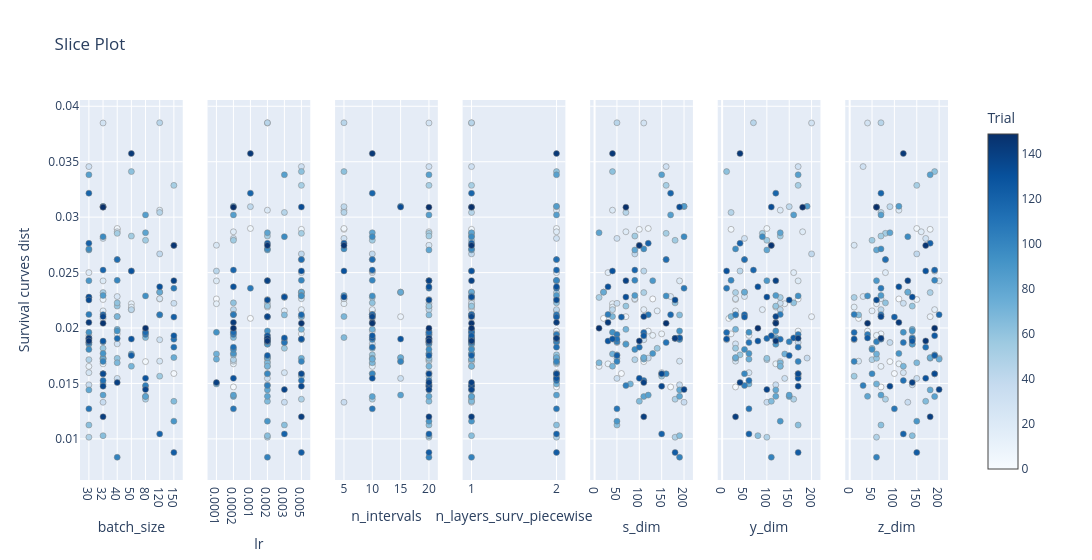
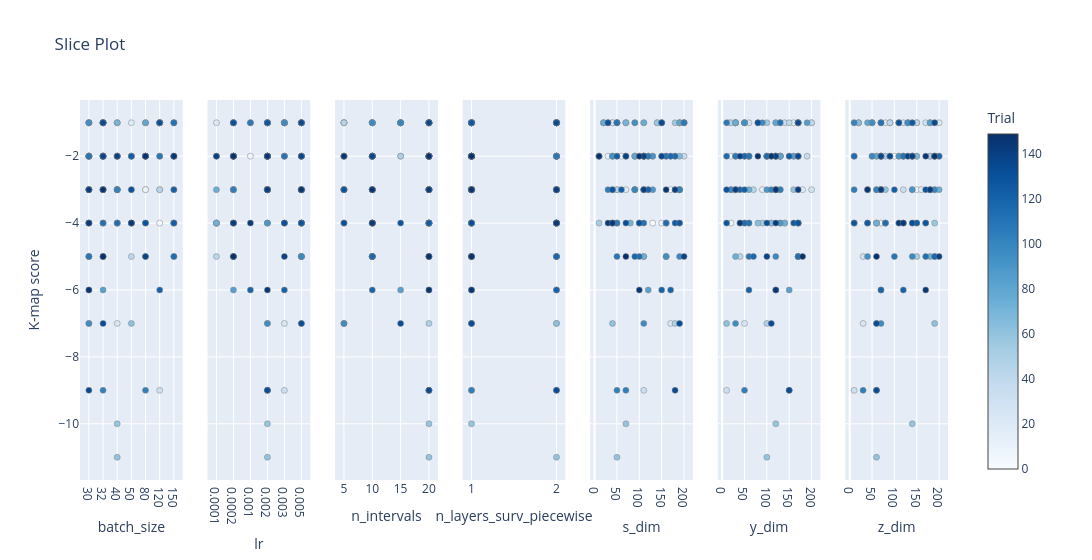

The notebook cell these images were saved under, in order:
### Code cell
for i in range(len(names_objs)):
    plot_slice(study, target=lambda t: t.values[i], target_name=names_objs[i]).show() # individual parameter effects

### Figure 1 — Plotly figure (JSON) as saved in the notebook; plotly's stock layout.template omitted (floating-point values rounded to 4 significant figures; data arrays with more than 128 entries replaced by an {"elided": "..."} marker saying what was removed)
{"data": [{"marker": {"color": {"elided": "150 int values"}, "colorbar": {"title": {"text": "Trial"}, "x": 1, "xpad": 40}, "colorscale": [[0, "rgb(247,251,255)"], [0.125, "rgb(222,235,247)"], [0.25, "rgb(198,219,239)"], [0.375, "rgb(158,202,225)"], [0.5, "rgb(107,174,214)"], [0.625, "rgb(66,146,198)"], [0.75, "rgb(33,113,181)"], [0.875, "rgb(8,81,156)"], [1, "rgb(8,48,107)"]], "line": {"color": "Grey", "width": 0.5}, "showscale": true}, "mode": "markers", "name": "Feasible Trial", "showlegend": false, "type": "scatter", "x": {"elided": "150 int values"}, "xaxis": "x", "y": {"elided": "150 float values"}, "yaxis": "y"}, {"marker": {"color": {"elided": "150 int values"}, "colorbar": {"title": {"text": "Trial"}, "x": 1, "xpad": 40}, "colorscale": [[0, "rgb(247,251,255)"], [0.125, "rgb(222,235,247)"], [0.25, "rgb(198,219,239)"], [0.375, "rgb(158,202,225)"], [0.5, "rgb(107,174,214)"], [0.625, "rgb(66,146,198)"], [0.75, "rgb(33,113,181)"], [0.875, "rgb(8,81,156)"], [1, "rgb(8,48,107)"]], "line": {"color": "Grey", "width": 0.5}, "showscale": false}, "mode": "markers", "name": "Feasible Trial", "showlegend": false, "type": "scatter", "x": {"elided": "150 float values"}, "xaxis": "x2", "y": {"elided": "150 float values"}, "yaxis": "y2"}, {"marker": {"color": {"elided": "150 int values"}, "colorbar": {"title": {"text": "Trial"}, "x": 1, "xpad": 40}, "colorscale": [[0, "rgb(247,251,255)"], [0.125, "rgb(222,235,247)"], [0.25, "rgb(198,219,239)"], [0.375, "rgb(158,202,225)"], [0.5, "rgb(107,174,214)"], [0.625, "rgb(66,146,198)"], [0.75, "rgb(33,113,181)"], [0.875, "rgb(8,81,156)"], [1, "rgb(8,48,107)"]], "line": {"color": "Grey", "width": 0.5}, "showscale": false}, "mode": "markers", "name": "Feasible Trial", "showlegend": false, "type": "scatter", "x": {"elided": "150 int values"}, "xaxis": "x3", "y": {"elided": "150 float values"}, "yaxis": "y3"}, {"marker": {"color": {"elided": "150 int values"}, "colorbar": {"title": {"text": "Trial"}, "x": 1, "xpad": 40}, "colorscale": [[0, "rgb(247,251,255)"], [0.125, "rgb(222,235,247)"], [0.25, "rgb(198,219,239)"], [0.375, "rgb(158,202,225)"], [0.5, "rgb(107,174,214)"], [0.625, "rgb(66,146,198)"], [0.75, "rgb(33,113,181)"], [0.875, "rgb(8,81,156)"], [1, "rgb(8,48,107)"]], "line": {"color": "Grey", "width": 0.5}, "showscale": false}, "mode": "markers", "name": "Feasible Trial", "showlegend": false, "type": "scatter", "x": {"elided": "150 int values"}, "xaxis": "x4", "y": {"elided": "150 float values"}, "yaxis": "y4"}, {"marker": {"color": {"elided": "150 int values"}, "colorbar": {"title": {"text": "Trial"}, "x": 1, "xpad": 40}, "colorscale": [[0, "rgb(247,251,255)"], [0.125, "rgb(222,235,247)"], [0.25, "rgb(198,219,239)"], [0.375, "rgb(158,202,225)"], [0.5, "rgb(107,174,214)"], [0.625, "rgb(66,146,198)"], [0.75, "rgb(33,113,181)"], [0.875, "rgb(8,81,156)"], [1, "rgb(8,48,107)"]], "line": {"color": "Grey", "width": 0.5}, "showscale": false}, "mode": "markers", "name": "Feasible Trial", "showlegend": false, "type": "scatter", "x": {"elided": "150 int values"}, "xaxis": "x5", "y": {"elided": "150 float values"}, "yaxis": "y5"}, {"marker": {"color": {"elided": "150 int values"}, "colorbar": {"title": {"text": "Trial"}, "x": 1, "xpad": 40}, "colorscale": [[0, "rgb(247,251,255)"], [0.125, "rgb(222,235,247)"], [0.25, "rgb(198,219,239)"], [0.375, "rgb(158,202,225)"], [0.5, "rgb(107,174,214)"], [0.625, "rgb(66,146,198)"], [0.75, "rgb(33,113,181)"], [0.875, "rgb(8,81,156)"], [1, "rgb(8,48,107)"]], "line": {"color": "Grey", "width": 0.5}, "showscale": false}, "mode": "markers", "name": "Feasible Trial", "showlegend": false, "type": "scatter", "x": {"elided": "150 int values"}, "xaxis": "x6", "y": {"elided": "150 float values"}, "yaxis": "y6"}, {"marker": {"color": {"elided": "150 int values"}, "colorbar": {"title": {"text": "Trial"}, "x": 1, "xpad": 40}, "colorscale": [[0, "rgb(247,251,255)"], [0.125, "rgb(222,235,247)"], [0.25, "rgb(198,219,239)"], [0.375, "rgb(158,202,225)"], [0.5, "rgb(107,174,214)"], [0.625, "rgb(66,146,198)"], [0.75, "rgb(33,113,181)"], [0.875, "rgb(8,81,156)"], [1, "rgb(8,48,107)"]], "line": {"color": "Grey", "width": 0.5}, "showscale": false}, "mode": "markers", "name": "Feasible Trial", "showlegend": false, "type": "scatter", "x": {"elided": "150 int values"}, "xaxis": "x7", "y": {"elided": "150 float values"}, "yaxis": "y7"}], "layout": {"title": {"text": "Slice Plot"}, "width": 2100, "xaxis": {"anchor": "y", "categoryarray": [30, 32, 40, 50, 80, 120, 150], "categoryorder": "array", "domain": [0, 0.1184], "title": {"text": "batch_size"}, "type": "category"}, "xaxis2": {"anchor": "y2", "categoryarray": [0.0001, 0.0002, 0.001, 0.002, 0.003, 0.005], "categoryorder": "array", "domain": [0.1469, 0.2653], "title": {"text": "lr"}, "type": "category"}, "xaxis3": {"anchor": "y3", "categoryarray": [5, 10, 15, 20], "categoryorder": "array", "domain": [0.2939, 0.4122], "title": {"text": "n_intervals"}, "type": "category"}, "xaxis4": {"anchor": "y4", "categoryarray": [1, 2], "categoryorder": "array", "domain": [0.4408, 0.5592], "title": {"text": "n_layers_surv_piecewise"}, "type": "category"}, "xaxis5": {"anchor": "y5", "domain": [0.5878, 0.7061], "title": {"text": "s_dim"}}, "xaxis6": {"anchor": "y6", "domain": [0.7347, 0.8531], "title": {"text": "y_dim"}}, "xaxis7": {"anchor": "y7", "domain": [0.8816, 1.0], "title": {"text": "z_dim"}}, "yaxis": {"anchor": "x", "domain": [0, 1], "title": {"text": "Survival curves dist"}}, "yaxis2": {"anchor": "x2", "domain": [0, 1], "matches": "y", "showticklabels": false}, "yaxis3": {"anchor": "x3", "domain": [0, 1], "matches": "y", "showticklabels": false}, "yaxis4": {"anchor": "x4", "domain": [0, 1], "matches": "y", "showticklabels": false}, "yaxis5": {"anchor": "x5", "domain": [0, 1], "matches": "y", "showticklabels": false}, "yaxis6": {"anchor": "x6", "domain": [0, 1], "matches": "y", "showticklabels": false}, "yaxis7": {"anchor": "x7", "domain": [0, 1], "matches": "y", "showticklabels": false}}}

### Figure 2 — Plotly figure (JSON) as saved in the notebook; plotly's stock layout.template omitted (floating-point values rounded to 4 significant figures; data arrays with more than 128 entries replaced by an {"elided": "..."} marker saying what was removed)
{"data": [{"marker": {"color": {"elided": "150 int values"}, "colorbar": {"title": {"text": "Trial"}, "x": 1, "xpad": 40}, "colorscale": [[0, "rgb(247,251,255)"], [0.125, "rgb(222,235,247)"], [0.25, "rgb(198,219,239)"], [0.375, "rgb(158,202,225)"], [0.5, "rgb(107,174,214)"], [0.625, "rgb(66,146,198)"], [0.75, "rgb(33,113,181)"], [0.875, "rgb(8,81,156)"], [1, "rgb(8,48,107)"]], "line": {"color": "Grey", "width": 0.5}, "showscale": true}, "mode": "markers", "name": "Feasible Trial", "showlegend": false, "type": "scatter", "x": {"elided": "150 int values"}, "xaxis": "x", "y": {"elided": "150 int values"}, "yaxis": "y"}, {"marker": {"color": {"elided": "150 int values"}, "colorbar": {"title": {"text": "Trial"}, "x": 1, "xpad": 40}, "colorscale": [[0, "rgb(247,251,255)"], [0.125, "rgb(222,235,247)"], [0.25, "rgb(198,219,239)"], [0.375, "rgb(158,202,225)"], [0.5, "rgb(107,174,214)"], [0.625, "rgb(66,146,198)"], [0.75, "rgb(33,113,181)"], [0.875, "rgb(8,81,156)"], [1, "rgb(8,48,107)"]], "line": {"color": "Grey", "width": 0.5}, "showscale": false}, "mode": "markers", "name": "Feasible Trial", "showlegend": false, "type": "scatter", "x": {"elided": "150 float values"}, "xaxis": "x2", "y": {"elided": "150 int values"}, "yaxis": "y2"}, {"marker": {"color": {"elided": "150 int values"}, "colorbar": {"title": {"text": "Trial"}, "x": 1, "xpad": 40}, "colorscale": [[0, "rgb(247,251,255)"], [0.125, "rgb(222,235,247)"], [0.25, "rgb(198,219,239)"], [0.375, "rgb(158,202,225)"], [0.5, "rgb(107,174,214)"], [0.625, "rgb(66,146,198)"], [0.75, "rgb(33,113,181)"], [0.875, "rgb(8,81,156)"], [1, "rgb(8,48,107)"]], "line": {"color": "Grey", "width": 0.5}, "showscale": false}, "mode": "markers", "name": "Feasible Trial", "showlegend": false, "type": "scatter", "x": {"elided": "150 int values"}, "xaxis": "x3", "y": {"elided": "150 int values"}, "yaxis": "y3"}, {"marker": {"color": {"elided": "150 int values"}, "colorbar": {"title": {"text": "Trial"}, "x": 1, "xpad": 40}, "colorscale": [[0, "rgb(247,251,255)"], [0.125, "rgb(222,235,247)"], [0.25, "rgb(198,219,239)"], [0.375, "rgb(158,202,225)"], [0.5, "rgb(107,174,214)"], [0.625, "rgb(66,146,198)"], [0.75, "rgb(33,113,181)"], [0.875, "rgb(8,81,156)"], [1, "rgb(8,48,107)"]], "line": {"color": "Grey", "width": 0.5}, "showscale": false}, "mode": "markers", "name": "Feasible Trial", "showlegend": false, "type": "scatter", "x": {"elided": "150 int values"}, "xaxis": "x4", "y": {"elided": "150 int values"}, "yaxis": "y4"}, {"marker": {"color": {"elided": "150 int values"}, "colorbar": {"title": {"text": "Trial"}, "x": 1, "xpad": 40}, "colorscale": [[0, "rgb(247,251,255)"], [0.125, "rgb(222,235,247)"], [0.25, "rgb(198,219,239)"], [0.375, "rgb(158,202,225)"], [0.5, "rgb(107,174,214)"], [0.625, "rgb(66,146,198)"], [0.75, "rgb(33,113,181)"], [0.875, "rgb(8,81,156)"], [1, "rgb(8,48,107)"]], "line": {"color": "Grey", "width": 0.5}, "showscale": false}, "mode": "markers", "name": "Feasible Trial", "showlegend": false, "type": "scatter", "x": {"elided": "150 int values"}, "xaxis": "x5", "y": {"elided": "150 int values"}, "yaxis": "y5"}, {"marker": {"color": {"elided": "150 int values"}, "colorbar": {"title": {"text": "Trial"}, "x": 1, "xpad": 40}, "colorscale": [[0, "rgb(247,251,255)"], [0.125, "rgb(222,235,247)"], [0.25, "rgb(198,219,239)"], [0.375, "rgb(158,202,225)"], [0.5, "rgb(107,174,214)"], [0.625, "rgb(66,146,198)"], [0.75, "rgb(33,113,181)"], [0.875, "rgb(8,81,156)"], [1, "rgb(8,48,107)"]], "line": {"color": "Grey", "width": 0.5}, "showscale": false}, "mode": "markers", "name": "Feasible Trial", "showlegend": false, "type": "scatter", "x": {"elided": "150 int values"}, "xaxis": "x6", "y": {"elided": "150 int values"}, "yaxis": "y6"}, {"marker": {"color": {"elided": "150 int values"}, "colorbar": {"title": {"text": "Trial"}, "x": 1, "xpad": 40}, "colorscale": [[0, "rgb(247,251,255)"], [0.125, "rgb(222,235,247)"], [0.25, "rgb(198,219,239)"], [0.375, "rgb(158,202,225)"], [0.5, "rgb(107,174,214)"], [0.625, "rgb(66,146,198)"], [0.75, "rgb(33,113,181)"], [0.875, "rgb(8,81,156)"], [1, "rgb(8,48,107)"]], "line": {"color": "Grey", "width": 0.5}, "showscale": false}, "mode": "markers", "name": "Feasible Trial", "showlegend": false, "type": "scatter", "x": {"elided": "150 int values"}, "xaxis": "x7", "y": {"elided": "150 int values"}, "yaxis": "y7"}], "layout": {"title": {"text": "Slice Plot"}, "width": 2100, "xaxis": {"anchor": "y", "categoryarray": [30, 32, 40, 50, 80, 120, 150], "categoryorder": "array", "domain": [0, 0.1184], "title": {"text": "batch_size"}, "type": "category"}, "xaxis2": {"anchor": "y2", "categoryarray": [0.0001, 0.0002, 0.001, 0.002, 0.003, 0.005], "categoryorder": "array", "domain": [0.1469, 0.2653], "title": {"text": "lr"}, "type": "category"}, "xaxis3": {"anchor": "y3", "categoryarray": [5, 10, 15, 20], "categoryorder": "array", "domain": [0.2939, 0.4122], "title": {"text": "n_intervals"}, "type": "category"}, "xaxis4": {"anchor": "y4", "categoryarray": [1, 2], "categoryorder": "array", "domain": [0.4408, 0.5592], "title": {"text": "n_layers_surv_piecewise"}, "type": "category"}, "xaxis5": {"anchor": "y5", "domain": [0.5878, 0.7061], "title": {"text": "s_dim"}}, "xaxis6": {"anchor": "y6", "domain": [0.7347, 0.8531], "title": {"text": "y_dim"}}, "xaxis7": {"anchor": "y7", "domain": [0.8816, 1.0], "title": {"text": "z_dim"}}, "yaxis": {"anchor": "x", "domain": [0, 1], "title": {"text": "K-map score"}}, "yaxis2": {"anchor": "x2", "domain": [0, 1], "matches": "y", "showticklabels": false}, "yaxis3": {"anchor": "x3", "domain": [0, 1], "matches": "y", "showticklabels": false}, "yaxis4": {"anchor": "x4", "domain": [0, 1], "matches": "y", "showticklabels": false}, "yaxis5": {"anchor": "x5", "domain": [0, 1], "matches": "y", "showticklabels": false}, "yaxis6": {"anchor": "x6", "domain": [0, 1], "matches": "y", "showticklabels": false}, "yaxis7": {"anchor": "x7", "domain": [0, 1], "matches": "y", "showticklabels": false}}}
